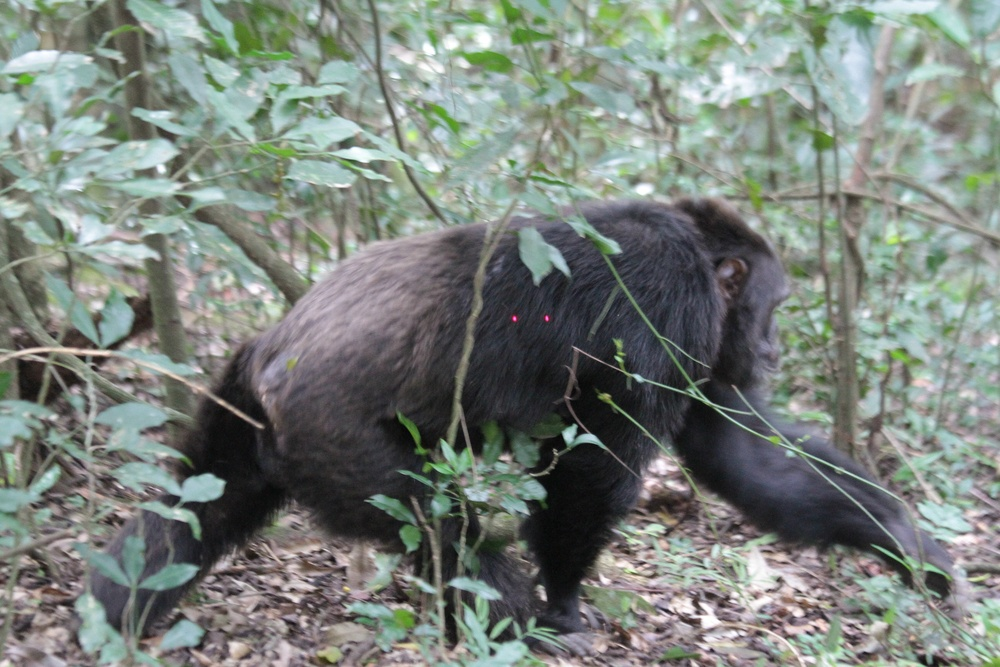
#> input picture red_laser.jpg, 1000 x 667 px, shrunk from 2592 x 1728 before the run
$ python -i new_laser_test.py   (imports and definitions only)
#> lines starting #> are read from the running program, lines starting #| are printed output that depends on the picture; after the words box and inside, x2 and y2 are one past the last pixel; in counts of white or black regions, pixels touching at a corner belong together
#> further down, picture is the input picture: shape (667, 1000, 3); mean B, G, R 123.1, 129.5, 121.9
import cv2
import numpy as np


def find_lasers(image):
    hsv = cv2.cvtColor(image, cv2.COLOR_BGR2HSV)
#> hsv: shape (667, 1000, 3); mean H, S, V 78, 33, 133.3

    lower_red1 = np.array([0, 100, 100])
    upper_red1 = np.array([10, 255, 255])
    lower_red2 = np.array([160, 100, 100])
    upper_red2 = np.array([179, 255, 255])

    mask1 = cv2.inRange(hsv, lower_red1, upper_red1)
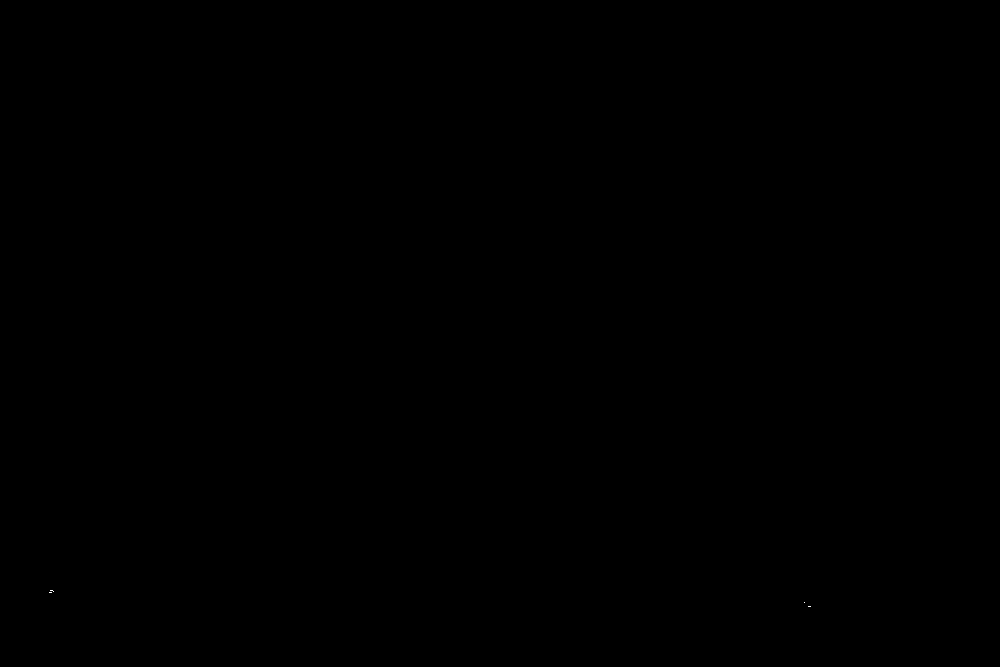
#> mask1: shape (667, 1000); 0% white in thin lines or dots, all inside (x1, y1, x2, y2) = (49, 590, 811, 607)
    mask2 = cv2.inRange(hsv, lower_red2, upper_red2)
#> mask2: shape (667, 1000); 0.01% white in thin lines or dots, all inside (x1, y1, x2, y2) = (512, 315, 550, 322)
    mask = cv2.bitwise_or(mask1, mask2)
#> mask: shape (667, 1000); 0.01% white in thin lines or dots, all inside (x1, y1, x2, y2) = (49, 315, 811, 607)

    # Debugging: Display the mask to check if the laser points are detected
    cv2.imshow('Mask', mask)
    cv2.waitKey(0)  # Wait for a key press to close the displayed window

    contours, _ = cv2.findContours(mask, cv2.RETR_TREE, cv2.CHAIN_APPROX_SIMPLE)
#> contours = 8 contours, 6 with area under 20; largest, box (x1, y1, x2, y2) and area: (512, 315, 518, 322) 24, (544, 315, 550, 322) 20
    print(f"Number of contours found: {len(contours)}")  # Debugging line
#| Number of contours found: 8

    # Assuming laser points are among the largest red spots detected:
    # Sort contours by area and keep the two largest
    contours = sorted(contours, key=cv2.contourArea, reverse=True)[:2]
#> contours = 2 contours; box (x1, y1, x2, y2) and area: (512, 315, 518, 322) 24, (544, 315, 550, 322) 20

    points = []
    print("here1")
    # Step 5: Extract coordinates of the two largest contours
    for cnt in contours:
        print("here")
        # Calculate the centroid of the contour
        M = cv2.moments(cnt)
        if M["m00"] != 0:
            cx = int(M["m10"] / M["m00"])
            cy = int(M["m01"] / M["m00"])
            print(f"Red laser point at: ({cx}, {cy})")
            # Optional: Draw a circle at the centroid in the original image
            cv2.circle(image, (cx, cy), 5, (255, 0, 0), -1)
            points.append((cx, cy))
#> this loop made 2 passes
#> (cx, cy) on passes 1 to 2: (514, 318), (546, 317)
#| here
#| Red laser point at: (514, 318)
#| here
#| Red laser point at: (546, 317)
#> image: shape (667, 1000, 3); 0.02% of pixels changed, all inside (x1, y1, x2, y2) = (509, 312, 552, 324)
#> after the loop, points = [(514, 318), (546, 317)]

    return image, points

>>> import cv2
>>> picture = cv2.imread('red_laser.jpg')
>>> result = find_lasers(picture)
